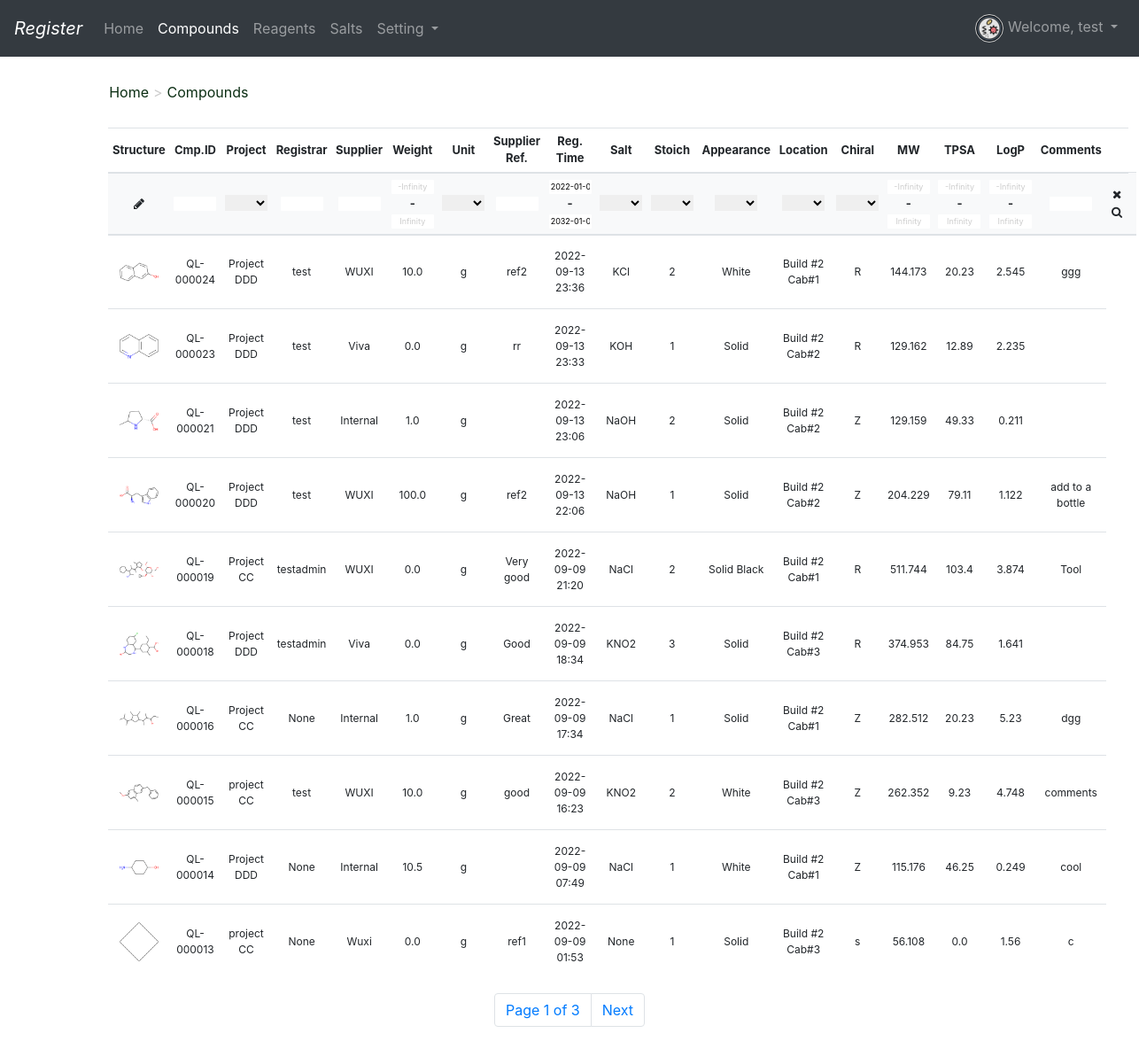
/compoundlist/ (signed in), run on an earlier commit of the app's database.
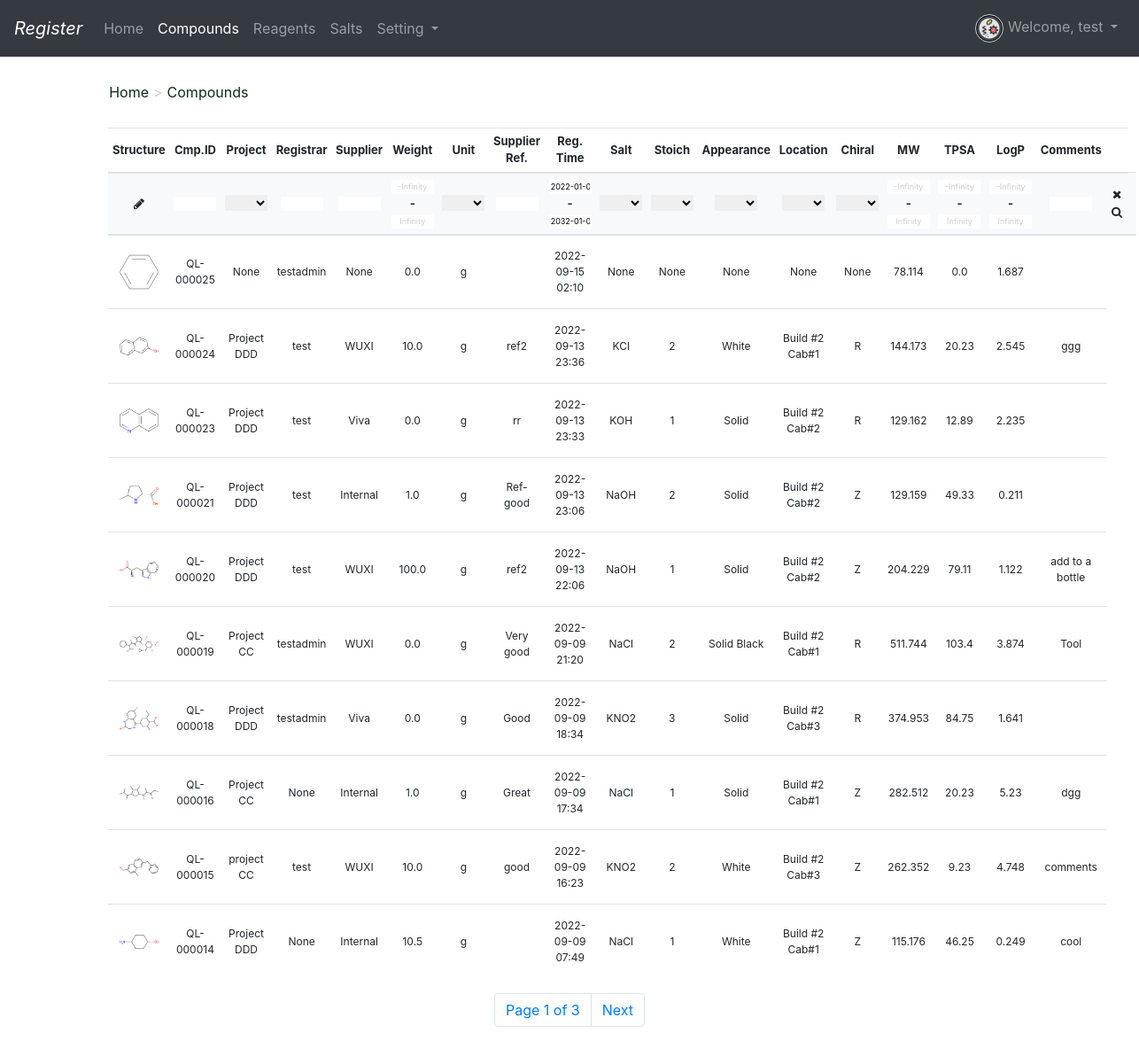
And on a later commit of the database.
### user/models.py (models this page shows)
class UsersInfo(models.Model):
    username = models.CharField(max_length=20)
    firstname = models.CharField(max_length=50,default='')
    lastname = models.CharField(max_length=50,default='')
    password = models.CharField(max_length=1000)
    age=models.IntegerField(default=0)
    email=models.EmailField(default='')
    badge=models.IntegerField(default=0)
    phone_number=models.IntegerField(default=0)
    register_time = models.DateField(null=True,auto_now_add=True)
    status = models.CharField(max_length=50,default='')
    role = models.CharField(max_length=50, default='')
    avatar_file_path = models.CharField(max_length=500,default='')

### mol_registration/models.py (models this page shows)
class cutome_fields_data(models.Model):
    compound = models.ForeignKey(to=mol_props,to_field="compound_id",on_delete=models.CASCADE,related_name = "compound_custom")
    batch_id = models.CharField(max_length=50)
    project = models.CharField(max_length=100)
    registrar = models.CharField(max_length=50, blank=True)
    from_supplier = models.CharField(max_length=100,blank=True)
    supplier_ref = models.CharField(max_length=100,blank=True)
    registration_time = models.DateTimeField(blank=True)
    salt = models.CharField(max_length=50,blank=True)
    stoich =  models.CharField(max_length=50,blank=True)
    location = models.CharField(max_length=100,blank=True)
    weight = models.FloatField(blank=True)
    weight_unit = models.CharField(max_length=50,blank=True)
    appearance = models.CharField(max_length=50,blank=True)
    chiral = models.CharField(max_length=50,blank=True)
    comments = models.TextField(blank=True)

class mol_props(models.Model):
    compound_id = models.CharField(max_length=50,unique=True, primary_key=True)
    smiles = models.CharField(max_length=1000)
    mol_file = models.TextField()
    mol_file_path = models.CharField(max_length=500)
    MW = models.FloatField()
    xlogp = models.FloatField()
    TPSA = models.FloatField()
    img_file = models.CharField(max_length=500)
    fingerprint = models.TextField(default='')
    lastest_reg_time = models.DateField(null=True,auto_now_add=True)

### mol_registration/views.py (the view, shortened to what this page needs)
# urls.py: path('compoundlist/', mol_registration_view.compoundlist),
def compoundlist(request):
    if request.session.get('is_login'):
        username = request.session.get('username')
        user_info = UsersInfo.objects.get(username=username)
        customed_value_list = cutome_fields_dictionary.objects.all()
        project = cutome_fields_dictionary.objects.filter(field_name='project').values_list('field_value', flat=True)
        from_supplier = cutome_fields_dictionary.objects.filter(field_name='from_supplier').values_list('field_value',flat=True)
        salt = cutome_fields_dictionary.objects.filter(field_name='salt').values_list('field_value', flat=True)
        stoich = cutome_fields_dictionary.objects.filter(field_name='stoich').values_list('field_value', flat=True)
        appearance = cutome_fields_dictionary.objects.filter(field_name='appearance').values_list('field_value',flat=True)
        location = cutome_fields_dictionary.objects.filter(field_name='location').values_list('field_value', flat=True)
        weight_unit = cutome_fields_dictionary.objects.filter(field_name='weight_unit').values_list('field_value',flat=True)
        chiral = cutome_fields_dictionary.objects.filter(field_name='chiral').values_list('field_value', flat=True)
        custome_field_list = cutome_fields_data.objects.all().order_by('-compound_id')
        paginator = Paginator(custome_field_list, 10)
        page = request.GET.get('page', 1)
        try:
            sublist = paginator.page(page)
        except PageNotAnInteger:
            sublist = paginator.page(1)
        except EmptyPage:
            sublist = paginator.page(paginator.num_pages)
        return render(request, "compoundlist.html", locals())
    else:
        return redirect("/login/")

### register/template/compoundlist.html (shortened to what this page needs)
{% extends "base.html" %}
{% block mainbody %}
<nav class="navbar navbar-expand-lg navbar-dark bg-dark">
    <a class="navbar-brand" href="/index/"><i>Register</i></a>
  <div class="collapse navbar-collapse" id="navbarSupportedContent">
    <ul class="navbar-nav mr-auto">
      <li class="nav-item">
        <a class="nav-link" href="/index/">Home <span class="sr-only">(current)</span></a>
      </li>
      <li class="nav-item active">
        <a class="nav-link" href="/compoundlist">Compounds</a>
      </li>
      <li class="nav-item">
        <a class="nav-link" href="/reagentlist">Reagents</a>
      </li>
      <li class="nav-item">
        <a class="nav-link" href="/saltlist">Salts</a>
      </li>
      <li class="nav-item dropdown">
        <a class="nav-link dropdown-toggle" href="#" id="navbarDropdown" role="button" data-toggle="dropdown" aria-haspopup="true" aria-expanded="false">
          Setting
        </a>
      </li>
    </ul>
    <ul class="navbar-nav">
      <li class="nav-item dropdown">
        <a class="nav-link dropdown-toggle" href="#" id="navbarDropdown" role="button" data-toggle="dropdown" aria-haspopup="true" aria-expanded="false">
            <img src="{{ user_info.avatar_file_path }}"  style="wdith:2rem;height:2rem;border-radius: 50%;border:1px solid #cccccc">
            Welcome, {{ username }}
        </a>
      </li>
    </ul>
  </div>
</nav>
<nav aria-label="breadcrumb" class="offset-1 mt-3">
  <ol class="breadcrumb">
    <li><a style="text-decoration: none" class='breada' href="/index/">Home</a></li>
    <li><a style="text-decoration: none" class='breada' href="">Compounds</a></li>
  </ol>
</nav>
<div class="col-10 offset-1">
<table class="table text-center table-hover table-sm"  id="table1">
<thead>
<tr>
    <th class="col-2">Structure</th>
    <th>Cmp.ID</th>
    <th>Project</th>
    <th>Registrar</th>
    <th>Supplier</th>
    <th>Weight</th>
    <th>Unit</th>
    <th class="col-2">Supplier Ref.</th>
    <th class="col-2">Reg. Time</th>
    <th>Salt</th>
    <th>Stoich</th>
    <th>Appearance</th>
    <th>Location</th>
    <th>Chiral</th>
    <th>MW</th>
    <th>TPSA</th>
    <th>LogP</th>
    <th>Comments</th>
    <th>&nbsp&nbsp&nbsp&nbsp&nbsp;</th>
</tr>
<form method="post" action="/compoundlist/" id = 'subsearch'>
<tr style="background-color: #f8f9fa">
    <th><a style="cursor: pointer" class="btn-sm" data-toggle="modal" data-target=".bd-example-modal-lg"><i class="fa fa-pencil"></i></a>
    </th>
    <th><input onchange="submit_subsearch()" name="compound_id" value="{{ compound_id_s }}"></th>
    <th>
        <select onchange="submit_subsearch()" name="project">
        <option selected value="{{ project_s }}">{{ project_s }}</option>
        {% for item in project %}
         <option>{{ item }}</option>
        {% endfor %}
        </select>
    </th>
    <th><input onchange="submit_subsearch()" name="registrar" value = {{ registrar_s }}></th>
    <th><input onchange="submit_subsearch()" name="from_supplier" value ="{{ supplier_s }}"></th>
    <th>
        <input name="weights" style= 'color: #cdcdcd' placeholder="min" value="-Infinity" onfocus="javascript:if(this.value==-Infinity)this.value=''" onblur="javascript:if(this.value=='')this.value=-Infinity">
        -
        <input name="weightl" style= 'color: #cdcdcd' placeholder="max" value=Infinity  onfocus="javascript:if(this.value==Infinity)this.value=''" onblur="javascript:if(this.value=='')this.value=Infinity">
    </th>
    <th>
        <select onchange="submit_subsearch()" name="weight_unit">
        <option selected value="{{ weight_unit_s }}">{{ weight_unit_s }}</option>
        {% for item in weight_unit %}
         <option>{{ item }}</option>
        {% endfor %}
        </select>
    </th>
    <th><input onchange="submit_subsearch()" name="supplier_ref" value="{{ supplier_ref_s }}"></th>
    <th>
        <input onchange="submit_subsearch()" name="registration_times" type='datetime'  value="2022-01-01 10:00"><br>-<br><input name="registration_timel" type='datetime'  value="2032-01-01 10:00">
    </th>
    <th>
        <select onchange="submit_subsearch()" name="salt">
        <option selected value="{{ salt_s }}">{{ salt_s }}</option>
        {% for item in salt %}
         <option>{{ item }}</option>
        {% endfor %}
        </select>
    </th>
    <th>
        <select onchange="submit_subsearch()" name="stoich">
        <option selected value="{{ stoich_s }}">{{ stoich_s }}</option>
        {% for item in stoich %}
         <option>{{ item }}</option>
        {% endfor %}
        </select>
    </th>
    <th>
        <select onchange="submit_subsearch()" name="appearance">
            <option selected value="{{ appearance_s }}">{{ appearance_s }}</option>
            {% for item in appearance %}
            <option>{{ item }}</option>
            {% endfor %}
        </select>
    </th>
    <th>
        <select onchange="submit_subsearch()" name="location">
            <option selected value="{{ location_s }}">{{ location_s }}</option>
            {% for item in location %}
             <option>{{ item }}</option>
            {% endfor %}
        </select>
    </th>
    <th>
        <select onchange="submit_subsearch()" name="chiral">
        <option selected value="{{ chiral_s }}">{{ chiral_s }}</option>
        {% for item in chiral %}
         <option>{{ item }}</option>
        {% endfor %}
        </select>
    </th>
    <th>
        <input name="mws" style= 'color: #cdcdcd' placeholder="min" value=-Infinity onfocus="javascript:if(this.value==-Infinity)this.value=''" onblur="javascript:if(this.value=='')this.value=-Infinity">
        -
        <input name="mwl" style= 'color: #cdcdcd' placeholder="max" value=Infinity  onfocus="javascript:if(this.value==Infinity)this.value=''" onblur="javascript:if(this.value=='')this.value=Infinity">
    </th>
    <th>
        <input name="tpsas" style= 'color: #cdcdcd' placeholder="min" value=-Infinity onfocus="javascript:if(this.value==-Infinity)this.value=''" onblur="javascript:if(this.value=='')this.value=-Infinity">
        -
        <input name="tpsal" style= 'color: #cdcdcd' placeholder="max" value=Infinity  onfocus="javascript:if(this.value==Infinity)this.value=''" onblur="javascript:if(this.value=='')this.value=Infinity">
    </th>
     <th>
        <input name="logps" style= 'color: #cdcdcd' placeholder="min" value=-Infinity onfocus="javascript:if(this.value==-Infinity)this.value=''" onblur="javascript:if(this.value=='')this.value=-Infinity">
        -
        <input name="logpl" style= 'color: #cdcdcd' placeholder="max" value=Infinity  onfocus="javascript:if(this.value==Infinity)this.value=''" onblur="javascript:if(this.value=='')this.value=Infinity">
    </th>
    <th><input  onchange="submit_subsearch()" value="{{ comments_s }}" name="comments"></th>
    <th>
        <a style="cursor: pointer" onclick=window.location.href="/compoundlist/"><i class="fa fa-remove"></i></a>
        <a style="cursor: pointer" onclick="submit_subsearch()"><i class="fa fa-search"></i></a>
    <th>
</tr>
</form>
</thead>
<tbody>
     {%for item in sublist %}
	<tr>
        <td class="col-2"><a href="details?compound_id={{item.compound_id}}"><img src="{{item.compound.img_file}}" style="width: 80%;"></a></td>
		    <td>{{item.compound_id}}</td>
            <td >{{item.project}}</td>
            <td>{{item.registrar}}</td>
            <td>{{item.from_supplier}}</td>
            <td>{{item.weight}}</td>
            <td>{{item.weight_unit}}</td>
            <td>{{item.supplier_ref}}</td>
            <td>{{item.registration_time | date:"Y-m-d H:i" }}</td>
            <td>{{item.salt}}</td>
            <td>{{item.stoich}}</td>
            <td>{{item.appearance}}</td>
            <td>{{item.location}}</td>
            <td>{{item.chiral}}</td>
            <td>{{item.compound.MW}}</td>
            <td>{{item.compound.TPSA}}</td>
            <td>{{item.compound.xlogp}}</td>
            <td>{{item.comments}}</td>
	</tr>
     {% endfor %}
</tbody>
</table>
</div>
  <nav aria-label="Page navigation example">
      <ul class="pagination justify-content-center">
        <li class="page-item">
        <a class="page-link" href="#">Page {{ sublist.number }} of {{ sublist.paginator.num_pages }}</a>
        </li>
        {% if sublist.has_next %}
        <li class="page-item">
          <a class="page-link" href="?page={{ sublist.next_page_number }}">Next</a>
        </li>
        {% endif %}
      </ul>
</nav>
{% endblock %}

### register/template/base.html (shortened to what this page needs)
{% load static %}
<!DOCTYPE html>
<html>
<head>
<link rel="stylesheet" href="https://cdn.jsdelivr.net/npm/bootstrap@4.0.0/dist/css/bootstrap.min.css">
<link rel="stylesheet" href="https://cdn.jsdelivr.net/npm/bootstrap-select@1.13.9/dist/css/bootstrap-select.min.css">
<link rel="stylesheet"  href="/static/css/font-awesome/css/font-awesome.min.css"/>
</head>
<body>
{% block mainbody %}
{% endblock %}
</body>
</html>

What changed in the data, as far as the page shows it:
no longer on this page (row unchanged): cutome_fields_data: compound.img_file (picture), compound_id "QL-000013", project "project CC", registrar "None", from_supplier "Wuxi", weight "0.0", weight_unit "g", supplier_ref "ref1", registration_time "2022-09-09 01:53", salt "None", stoich "1", appearance "Solid", location "Build #2 Cab#3", chiral "s", compound.MW "56.108", compound.TPSA "0.0", compound.xlogp "1.56", comments "c"
added cutome_fields_data: compound.img_file (picture), compound_id "QL-000025", project "None", registrar "testadmin", from_supplier "None", weight "0.0", weight_unit "g", registration_time "2022-09-15 02:10", salt "None", stoich "None", appearance "None", location "None", chiral "None", compound.MW "78.114", compound.TPSA "0.0", compound.xlogp "1.687"
changed cutome_fields_data "QL-000021": supplier_ref (not shown) → "Ref-good"
